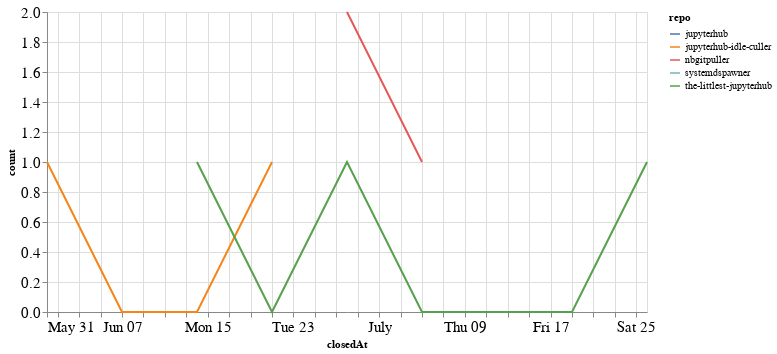

Source (notebook cell):
### Code cell
closed_by_time = closed_by.groupby('repo').resample('W', on='closedAt').count()['author'].reset_index()
closed_by_time = closed_by_time.rename(columns={'author': 'count'})

alt.Chart(closed_by_time, width=600).mark_line().encode(
    x='closedAt',
    y='count',
    color='repo',
    tooltip="repo"
)

### Figure 1 — Vega-Lite specification as saved in the notebook (floating-point values rounded to 4 significant figures)
{"config": {"axisLeft": {"labelFontSize": 15}, "axisBottom": {"labelFontSize": 15}}, "data": {"name": "data-e0a5578bd34348667da533137566eb9d"}, "mark": "line", "encoding": {"color": {"type": "nominal", "field": "repo"}, "tooltip": {"type": "nominal", "field": "repo"}, "x": {"type": "temporal", "field": "closedAt"}, "y": {"type": "quantitative", "field": "count"}}, "width": 600, "$schema": "https://vega.github.io/schema/vega-lite/v4.8.1.json", "datasets": {"data-e0a5578bd34348667da533137566eb9d": [{"repo": "jupyterhub", "closedAt": "2020-06-14T00:00:00", "count": 1}, {"repo": "jupyterhub-idle-culler", "closedAt": "2020-05-31T00:00:00", "count": 1}, {"repo": "jupyterhub-idle-culler", "closedAt": "2020-06-07T00:00:00", "count": 0}, {"repo": "jupyterhub-idle-culler", "closedAt": "2020-06-14T00:00:00", "count": 0}, {"repo": "jupyterhub-idle-culler", "closedAt": "2020-06-21T00:00:00", "count": 1}, {"repo": "nbgitpuller", "closedAt": "2020-06-28T00:00:00", "count": 2}, {"repo": "nbgitpuller", "closedAt": "2020-07-05T00:00:00", "count": 1}, {"repo": "systemdspawner", "closedAt": "2020-07-26T00:00:00", "count": 1}, {"repo": "the-littlest-jupyterhub", "closedAt": "2020-06-14T00:00:00", "count": 1}, {"repo": "the-littlest-jupyterhub", "closedAt": "2020-06-21T00:00:00", "count": 0}, {"repo": "the-littlest-jupyterhub", "closedAt": "2020-06-28T00:00:00", "count": 1}, {"repo": "the-littlest-jupyterhub", "closedAt": "2020-07-05T00:00:00", "count": 0}, {"repo": "the-littlest-jupyterhub", "closedAt": "2020-07-12T00:00:00", "count": 0}, {"repo": "the-littlest-jupyterhub", "closedAt": "2020-07-19T00:00:00", "count": 0}, {"repo": "the-littlest-jupyterhub", "closedAt": "2020-07-26T00:00:00", "count": 1}]}}
